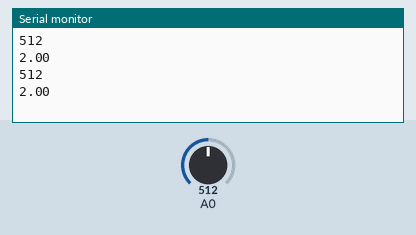
Recording of a sketch running on a simulated Arduino Uno, built with avr-gcc and run on an emulated ATmega328P. Parts: the last lines printed to the serial monitor. The inputs (shaded band) are chosen by the test bench; at power-on: A0 = 512.

Above: at 1.8 s.
1.9 s: A0 set to 716
At 2.7 s:
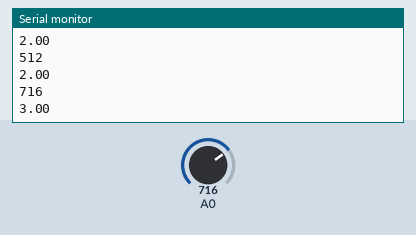
3.4 s: A0 set to 900
At 4.8 s:
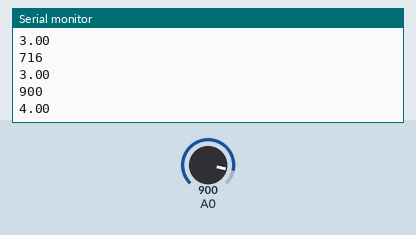
Timing chart, 0 to 6.4 s (numbered marks = the images above; inputs shaded):
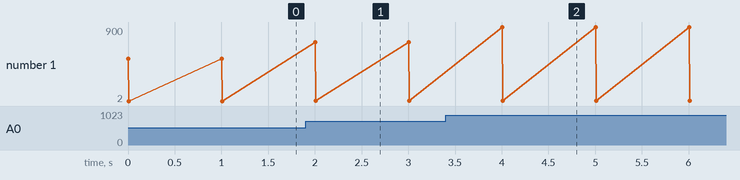

The sketch:

L_2.2.ino
```cpp
// PROGRAMA: LECTURA DE VOLTAJE ANALOGICO CON POTENCIOMETRO Y EL MONITOR SERIAL
// TIMIBOT

int valor = 0;
float voltaje = 0;

void setup() {
  Serial.begin(9600);
}

void loop() {

  valor = analogRead(A0);   // lee puerto analogico donde se encuentra potenciometro
  Serial.println(valor);    // imprime el valor de la lectura analogica en el monitor Serial

  voltaje = valor*5/1024;   // convierte el valor analogico a un valor de voltaje
  Serial.println(voltaje);  // imprime el valor de la lectura analogica en el monitor Serial

  delay(1000);  // espera 1 segundo
}
```

Measured:
- after the input at 1.9 s, the serial monitor: prints a new line after 0.10 s (image 1)
- after the input at 3.4 s, the serial monitor: prints a new line after 0.60 s (image 2)
- plotted number 1: 2 → 3 after the input at 1.9 s, 3 → 4 after the input at 3.4 s
